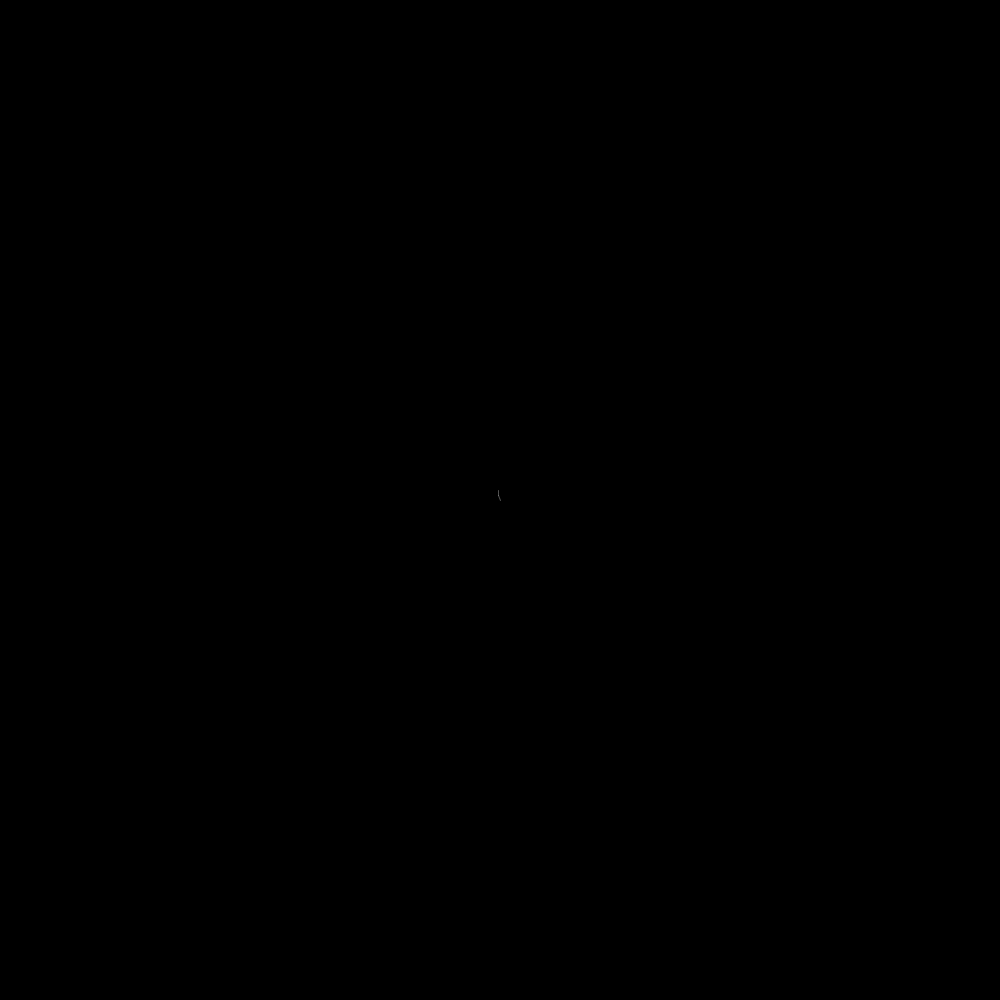
Frame 1 (no input)
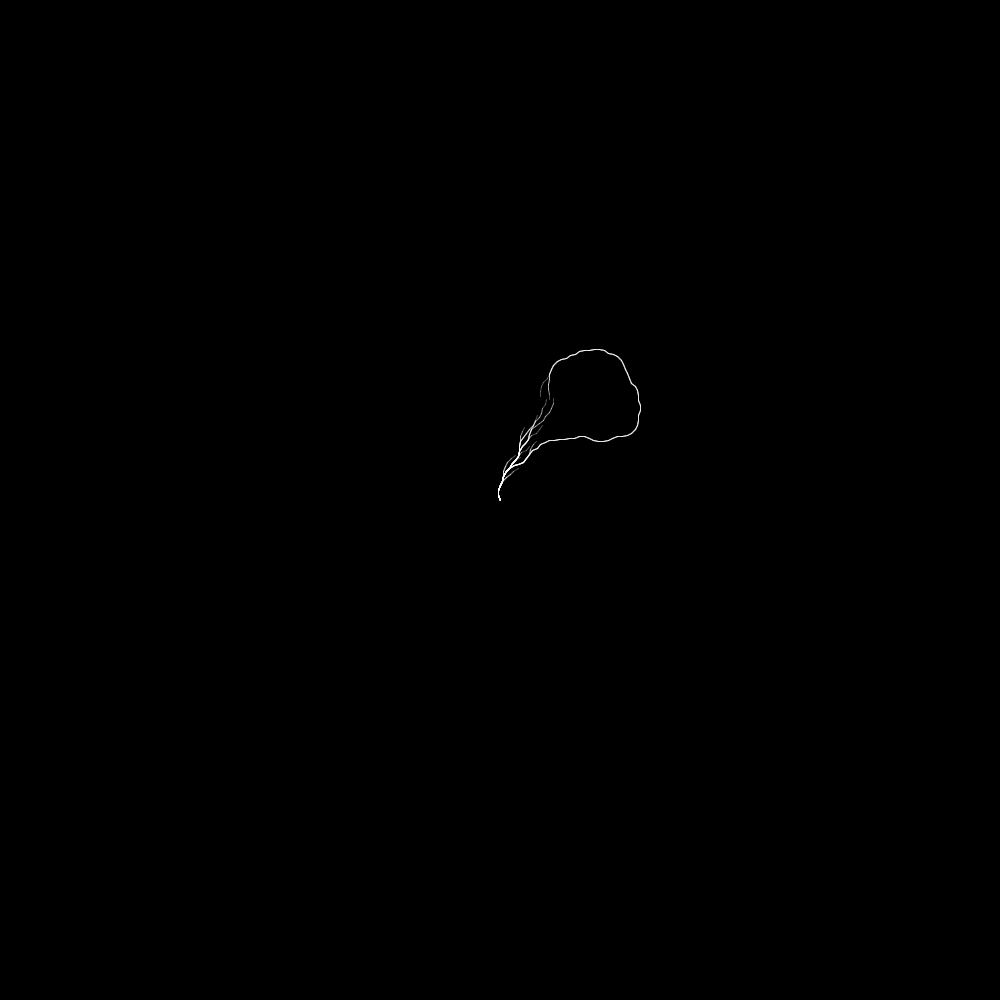
Frame 60 (the mouse pressed at the canvas centre just before this capture)
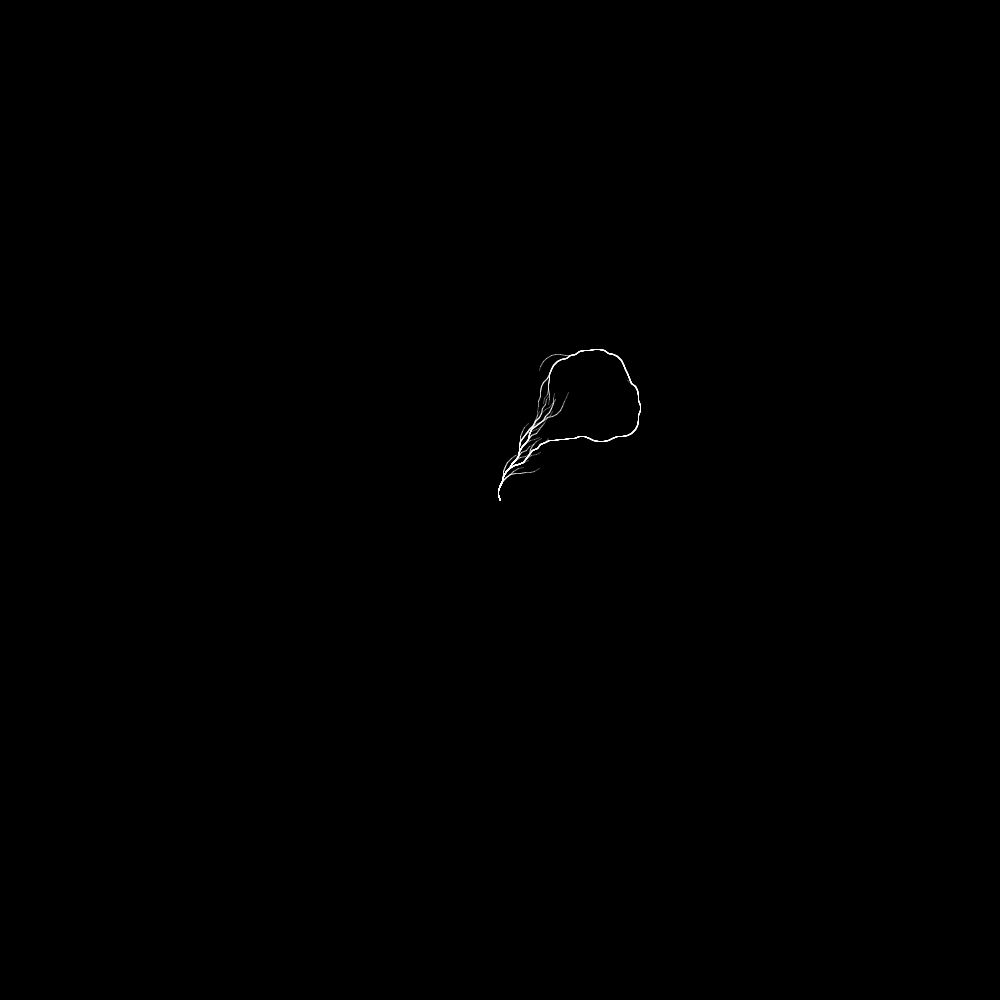
Frame 120 (the mouse held since frame 60 and released just before this capture)

The Processing sketch that drew these frames (run headless with seeded random() and noise(); from frame 60 on, the mouse is pressed at the canvas centre):

// Processing sketch: Collatz_Viz
// ── Collatz_Viz.pde
final int height = 1000;
final int width = 1000;

final int dPos = 5;
final float angle = PI/12;

final int nLines = 10000;
IntList[] lines;

int currentIndex = 0;
boolean printed = false;

void setup(){
  println("Setting up");
  println("Creating Canvas");
  size(1000,1000);
  background(0);
  stroke(255,80);
  frameRate(120);
  println("Canvas Created");
  
  println("Generating Lines");
  lines = generateLines(nLines);
  println("Lines Generated");
  println("Set up complete");
  println("Beginning Drawing");
}

void draw(){
  resetMatrix();
  translate(width/2,height/2);

  if(currentIndex < lines.length){
    IntList currentLine = lines[currentIndex];
    println("Currently drawing " + currentLine.get(currentLine.size()-1));
    for(int i = 0; i < currentLine.size(); i++){
      int num = currentLine.get(i);
      if(num%2==0){
        rotate(angle);
      }else{
        rotate(-angle);
      }
      line(0,0,0,-dPos);
      translate(0,-dPos);
    }
    
    currentIndex++;
  }else if(!printed){
    println("Drawing Complete");
    printed=true;
  }
}

IntList[] generateLines(int n){
  IntList[] res = new IntList[n];
  for(int i = 2; i < n+2; i++){
    res[i-2] = genColatzSeq(i);
  }
  return res;
}

IntList genColatzSeq(int n){
  IntList sequence = new IntList();
  do{
    sequence.append(n);
    n = colatz(n);
  }while(n!=1);
  sequence.append(1);
  sequence.reverse();
  return sequence;
}

int colatz(int n){
  if(n%2==0){
    return n/2;
  }else{
    return ((n*3)+1)/2;
  }
}
